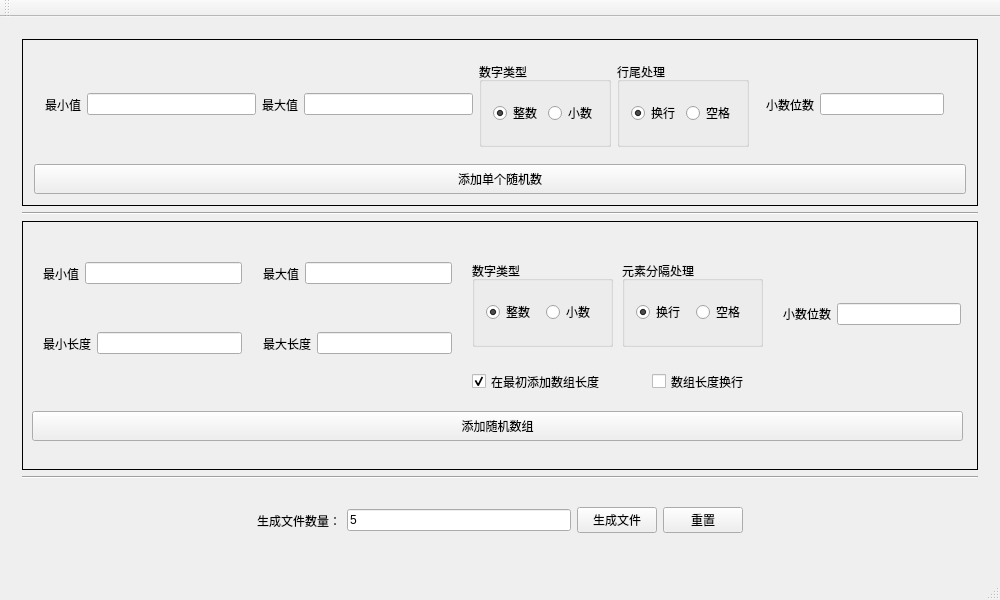
<?xml version="1.0" encoding="UTF-8"?>
<ui version="4.0">
 <class>MainWindow</class>
 <widget class="QMainWindow" name="MainWindow">
  <property name="geometry">
   <rect>
    <x>0</x>
    <y>0</y>
    <width>1000</width>
    <height>600</height>
   </rect>
  </property>
  <property name="minimumSize">
   <size>
    <width>1000</width>
    <height>600</height>
   </size>
  </property>
  <property name="maximumSize">
   <size>
    <width>1000</width>
    <height>600</height>
   </size>
  </property>
  <property name="windowTitle">
   <string>MainWindow</string>
  </property>
  <widget class="QWidget" name="centralWidget">
   <layout class="QHBoxLayout" name="horizontalLayout_8">
    <item>
     <widget class="QWidget" name="widget_8" native="true">
      <layout class="QVBoxLayout" name="verticalLayout_3">
       <item>
        <widget class="QFrame" name="frame_2">
         <property name="minimumSize">
          <size>
           <width>0</width>
           <height>167</height>
          </size>
         </property>
         <property name="frameShape">
          <enum>QFrame::Box</enum>
         </property>
         <layout class="QVBoxLayout" name="verticalLayout">
          <item>
           <widget class="QWidget" name="widget" native="true">
            <layout class="QHBoxLayout" name="horizontalLayout_3">
             <item>
              <widget class="QLabel" name="label">
               <property name="text">
                <string>最小值</string>
               </property>
              </widget>
             </item>
             <item>
              <widget class="QLineEdit" name="sMin"/>
             </item>
             <item>
              <widget class="QLabel" name="label_2">
               <property name="text">
                <string>最大值</string>
               </property>
              </widget>
             </item>
             <item>
              <widget class="QLineEdit" name="sMax">
               <property name="text">
                <string/>
               </property>
              </widget>
             </item>
             <item>
              <widget class="QGroupBox" name="groupBox">
               <property name="title">
                <string>数字类型</string>
               </property>
               <property name="flat">
                <bool>false</bool>
               </property>
               <layout class="QHBoxLayout" name="horizontalLayout">
                <item>
                 <widget class="QRadioButton" name="sIsInt">
                  <property name="text">
                   <string>整数</string>
                  </property>
                  <property name="checked">
                   <bool>true</bool>
                  </property>
                 </widget>
                </item>
                <item>
                 <widget class="QRadioButton" name="sIsFloat">
                  <property name="text">
                   <string>小数</string>
                  </property>
                 </widget>
                </item>
               </layout>
              </widget>
             </item>
             <item>
              <widget class="QGroupBox" name="groupBox_2">
               <property name="title">
                <string>行尾处理</string>
               </property>
               <property name="flat">
                <bool>false</bool>
               </property>
               <layout class="QHBoxLayout" name="horizontalLayout_2">
                <item>
                 <widget class="QRadioButton" name="sIsNextLine">
                  <property name="text">
                   <string>换行</string>
                  </property>
                  <property name="checked">
                   <bool>true</bool>
                  </property>
                 </widget>
                </item>
                <item>
                 <widget class="QRadioButton" name="sIsSpace">
                  <property name="text">
                   <string>空格</string>
                  </property>
                 </widget>
                </item>
               </layout>
              </widget>
             </item>
             <item>
              <widget class="QWidget" name="widget_10" native="true">
               <property name="minimumSize">
                <size>
                 <width>200</width>
                 <height>0</height>
                </size>
               </property>
               <layout class="QHBoxLayout" name="horizontalLayout_12">
                <item>
                 <widget class="QLabel" name="label_8">
                  <property name="text">
                   <string>小数位数</string>
                  </property>
                 </widget>
                </item>
                <item>
                 <widget class="QLineEdit" name="sNumOfDecimal"/>
                </item>
               </layout>
              </widget>
             </item>
            </layout>
           </widget>
          </item>
          <item>
           <widget class="QPushButton" name="sBtnAdd">
            <property name="minimumSize">
             <size>
              <width>0</width>
              <height>30</height>
             </size>
            </property>
            <property name="text">
             <string>添加单个随机数</string>
            </property>
           </widget>
          </item>
         </layout>
        </widget>
       </item>
       <item>
        <widget class="Line" name="line">
         <property name="orientation">
          <enum>Qt::Horizontal</enum>
         </property>
        </widget>
       </item>
       <item>
        <widget class="QFrame" name="frame_4">
         <property name="minimumSize">
          <size>
           <width>0</width>
           <height>249</height>
          </size>
         </property>
         <property name="frameShape">
          <enum>QFrame::Box</enum>
         </property>
         <widget class="QWidget" name="widget_5" native="true">
          <property name="geometry">
           <rect>
            <x>10</x>
            <y>30</y>
            <width>221</width>
            <height>45</height>
           </rect>
          </property>
          <layout class="QHBoxLayout" name="horizontalLayout_5">
           <item>
            <widget class="QLabel" name="label_3">
             <property name="text">
              <string>最小值</string>
             </property>
            </widget>
           </item>
           <item>
            <widget class="QLineEdit" name="aMin"/>
           </item>
          </layout>
         </widget>
         <widget class="QWidget" name="widget_6" native="true">
          <property name="geometry">
           <rect>
            <x>230</x>
            <y>30</y>
            <width>211</width>
            <height>45</height>
           </rect>
          </property>
          <layout class="QHBoxLayout" name="horizontalLayout_6">
           <item>
            <widget class="QLabel" name="label_4">
             <property name="text">
              <string>最大值</string>
             </property>
            </widget>
           </item>
           <item>
            <widget class="QLineEdit" name="aMax"/>
           </item>
          </layout>
         </widget>
         <widget class="QWidget" name="widget_7" native="true">
          <property name="geometry">
           <rect>
            <x>10</x>
            <y>100</y>
            <width>221</width>
            <height>45</height>
           </rect>
          </property>
          <layout class="QHBoxLayout" name="horizontalLayout_7">
           <item>
            <widget class="QLabel" name="label_5">
             <property name="text">
              <string>最小长度</string>
             </property>
            </widget>
           </item>
           <item>
            <widget class="QLineEdit" name="aMinLen"/>
           </item>
          </layout>
         </widget>
         <widget class="QWidget" name="widget_9" native="true">
          <property name="geometry">
           <rect>
            <x>230</x>
            <y>100</y>
            <width>211</width>
            <height>45</height>
           </rect>
          </property>
          <layout class="QHBoxLayout" name="horizontalLayout_9">
           <item>
            <widget class="QLabel" name="label_6">
             <property name="text">
              <string>最大长度</string>
             </property>
            </widget>
           </item>
           <item>
            <widget class="QLineEdit" name="aMaxLen"/>
           </item>
          </layout>
         </widget>
         <widget class="QPushButton" name="aBtnAdd">
          <property name="geometry">
           <rect>
            <x>10</x>
            <y>190</y>
            <width>931</width>
            <height>30</height>
           </rect>
          </property>
          <property name="minimumSize">
           <size>
            <width>0</width>
            <height>30</height>
           </size>
          </property>
          <property name="text">
           <string>添加随机数组</string>
          </property>
         </widget>
         <widget class="QGroupBox" name="groupBox_3">
          <property name="geometry">
           <rect>
            <x>450</x>
            <y>40</y>
            <width>141</width>
            <height>86</height>
           </rect>
          </property>
          <property name="title">
           <string>数字类型</string>
          </property>
          <property name="flat">
           <bool>false</bool>
          </property>
          <layout class="QHBoxLayout" name="horizontalLayout_10">
           <item>
            <widget class="QRadioButton" name="aIsInt">
             <property name="text">
              <string>整数</string>
             </property>
             <property name="checked">
              <bool>true</bool>
             </property>
            </widget>
           </item>
           <item>
            <widget class="QRadioButton" name="aIsFloat">
             <property name="text">
              <string>小数</string>
             </property>
            </widget>
           </item>
          </layout>
         </widget>
         <widget class="QGroupBox" name="groupBox_4">
          <property name="geometry">
           <rect>
            <x>600</x>
            <y>40</y>
            <width>141</width>
            <height>86</height>
           </rect>
          </property>
          <property name="title">
           <string>元素分隔处理</string>
          </property>
          <property name="flat">
           <bool>false</bool>
          </property>
          <layout class="QHBoxLayout" name="horizontalLayout_11">
           <item>
            <widget class="QRadioButton" name="aIsNextLine">
             <property name="text">
              <string>换行</string>
             </property>
             <property name="checked">
              <bool>true</bool>
             </property>
            </widget>
           </item>
           <item>
            <widget class="QRadioButton" name="aIsSpace">
             <property name="text">
              <string>空格</string>
             </property>
            </widget>
           </item>
          </layout>
         </widget>
         <widget class="QCheckBox" name="addAmout">
          <property name="geometry">
           <rect>
            <x>450</x>
            <y>150</y>
            <width>161</width>
            <height>21</height>
           </rect>
          </property>
          <property name="text">
           <string>在最初添加数组长度</string>
          </property>
          <property name="checked">
           <bool>true</bool>
          </property>
         </widget>
         <widget class="QWidget" name="widget_11" native="true">
          <property name="geometry">
           <rect>
            <x>750</x>
            <y>50</y>
            <width>200</width>
            <height>86</height>
           </rect>
          </property>
          <property name="minimumSize">
           <size>
            <width>200</width>
            <height>0</height>
           </size>
          </property>
          <layout class="QHBoxLayout" name="horizontalLayout_13">
           <item>
            <widget class="QLabel" name="label_9">
             <property name="text">
              <string>小数位数</string>
             </property>
            </widget>
           </item>
           <item>
            <widget class="QLineEdit" name="aNumOfDecimal"/>
           </item>
          </layout>
         </widget>
         <widget class="QCheckBox" name="aAoumntNextLine">
          <property name="geometry">
           <rect>
            <x>630</x>
            <y>150</y>
            <width>161</width>
            <height>21</height>
           </rect>
          </property>
          <property name="text">
           <string>数组长度换行</string>
          </property>
          <property name="checked">
           <bool>false</bool>
          </property>
         </widget>
        </widget>
       </item>
       <item>
        <widget class="Line" name="line_2">
         <property name="orientation">
          <enum>Qt::Horizontal</enum>
         </property>
        </widget>
       </item>
       <item>
        <widget class="QWidget" name="widget_3" native="true">
         <layout class="QHBoxLayout" name="horizontalLayout_4">
          <item>
           <spacer name="horizontalSpacer">
            <property name="orientation">
             <enum>Qt::Horizontal</enum>
            </property>
            <property name="sizeHint" stdset="0">
             <size>
              <width>40</width>
              <height>20</height>
             </size>
            </property>
           </spacer>
          </item>
          <item>
           <widget class="QLabel" name="label_7">
            <property name="text">
             <string>生成文件数量：</string>
            </property>
           </widget>
          </item>
          <item>
           <widget class="QLineEdit" name="amount">
            <property name="text">
             <string>5</string>
            </property>
           </widget>
          </item>
          <item>
           <widget class="QPushButton" name="btnGenerate">
            <property name="text">
             <string>生成文件</string>
            </property>
           </widget>
          </item>
          <item>
           <widget class="QPushButton" name="btnReset">
            <property name="text">
             <string>重置</string>
            </property>
           </widget>
          </item>
          <item>
           <spacer name="horizontalSpacer_2">
            <property name="orientation">
             <enum>Qt::Horizontal</enum>
            </property>
            <property name="sizeHint" stdset="0">
             <size>
              <width>40</width>
              <height>20</height>
             </size>
            </property>
           </spacer>
          </item>
         </layout>
        </widget>
       </item>
      </layout>
     </widget>
    </item>
   </layout>
  </widget>
  <widget class="QMenuBar" name="menuBar">
   <property name="geometry">
    <rect>
     <x>0</x>
     <y>0</y>
     <width>1000</width>
     <height>25</height>
    </rect>
   </property>
  </widget>
  <widget class="QToolBar" name="mainToolBar">
   <attribute name="toolBarArea">
    <enum>TopToolBarArea</enum>
   </attribute>
   <attribute name="toolBarBreak">
    <bool>false</bool>
   </attribute>
  </widget>
  <widget class="QStatusBar" name="statusBar"/>
 </widget>
 <layoutdefault spacing="6" margin="11"/>
 <resources/>
 <connections/>
</ui>
